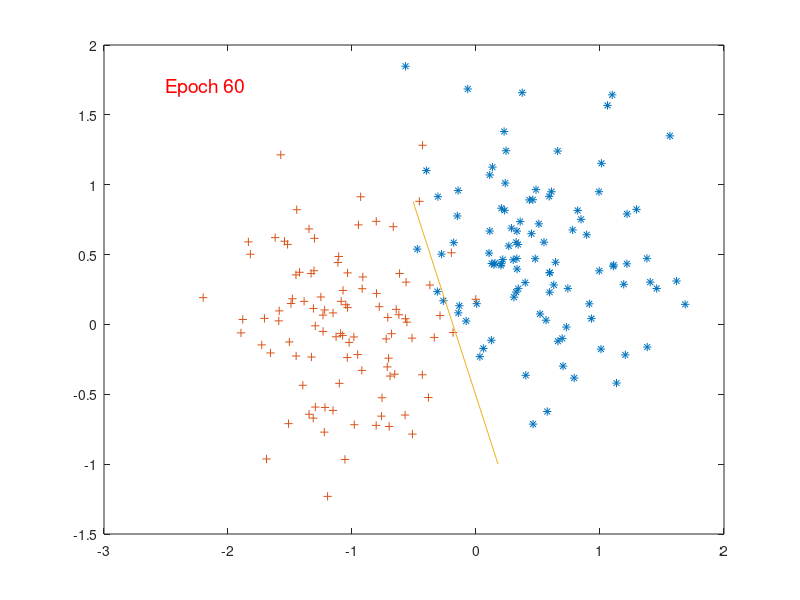

This chart was generated by the following MATLAB code:
clc, close all;

classA(1,:) = randn(1, 100) .* 0.5 + 0.5; %init0.5
classA(2,:) = randn(1, 100) .* 0.5 + 0.5;
classB(1,:) = randn(1, 100) .* 0.5 - 1.0;%init 1
classB(2,:) = randn(1, 100) .* 0.5 + 0.0;

patterns = [classA, classB];
targets = [ones(1, 100), -ones(1, 100)];

permute = randperm(200);
% Permute data
patterns = patterns(:, permute);
targets = targets(:, permute);

[insize, ndata] = size(patterns);
[outsize, ndata] = size(targets);

 if targets>0
 end
 
plot (patterns(1, find(targets>0)), ...
patterns(2, find(targets>0)), '*', ...
patterns(1, find(targets<0)), ...
patterns(2, find(targets<0)), '+');

eta = 0.001;
w = randn(1, 3);
X = [patterns; ones(1, ndata)];
epoch = 0;
for i = 0:60
    % Compute 3 times
    for j = 0:3
        deltaW = -eta*( w*X - targets)*X';
        w = w + deltaW;
    end
    
    % Show
    p = w(1, 1:2);
    k = -w(1, insize+1) / (p*p');
    l = sqrt(p*p');
    axis([-2, 2, -2, 2], 'square'); %determine size of the images
    
    plot (patterns(1, find(targets>0)), ...          
        patterns(2, find(targets>0)), '*', ...
        patterns(1, find(targets<0)), ...
        patterns(2, find(targets<0)), '+', ...
        [p(1), p(1)]*k + [-p(2), p(2)]/l, ...
        [p(2), p(2)]*k + [p(1), -p(1)]/l, '-');
    txt = ['Epoch ', num2str(epoch)];
    text(-2.5,1.7,txt ,'Color','red','FontSize',14);
    drawnow;
    epoch = epoch + 1;
     %error = [error; sum(sum(abs(sign(out) - targets) ./ 2))];
    pause(0.1);

    % Wait user
    %waitforbuttonpress;
end